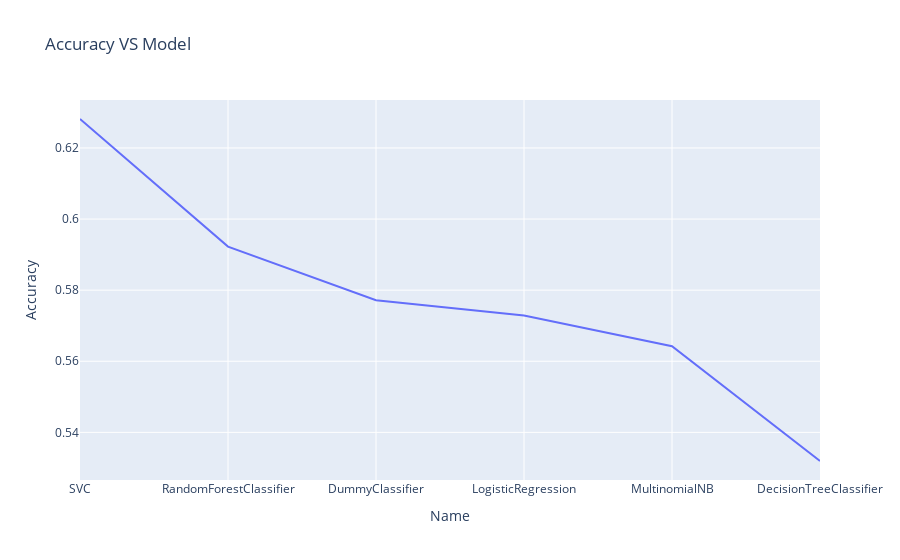

Source (notebook cell):
### Code cell
model_df.sort_values(by = 'Accuracy',ascending = False,inplace = True)
fig = px.line(model_df, x="Name", y="Accuracy", title='Accuracy VS Model')
fig.show()

### Figure 1 — Plotly figure (JSON) as saved in the notebook; plotly's stock layout.template omitted (floating-point values rounded to 4 significant figures)
{"data": [{"hovertemplate": "Name=%{x}<br>Accuracy=%{y}<extra></extra>", "legendgroup": "", "line": {"color": "#636efa", "dash": "solid"}, "marker": {"symbol": "circle"}, "mode": "lines", "name": "", "orientation": "v", "showlegend": false, "type": "scatter", "x": ["SVC", "RandomForestClassifier", "DummyClassifier", "LogisticRegression", "MultinomialNB", "DecisionTreeClassifier"], "xaxis": "x", "y": [0.6281, 0.5922, 0.5772, 0.5729, 0.5642, 0.5319], "yaxis": "y"}], "layout": {"legend": {"tracegroupgap": 0}, "title": {"text": "Accuracy VS Model"}, "xaxis": {"anchor": "y", "domain": [0, 1], "title": {"text": "Name"}}, "yaxis": {"anchor": "x", "domain": [0, 1], "title": {"text": "Accuracy"}}}}
